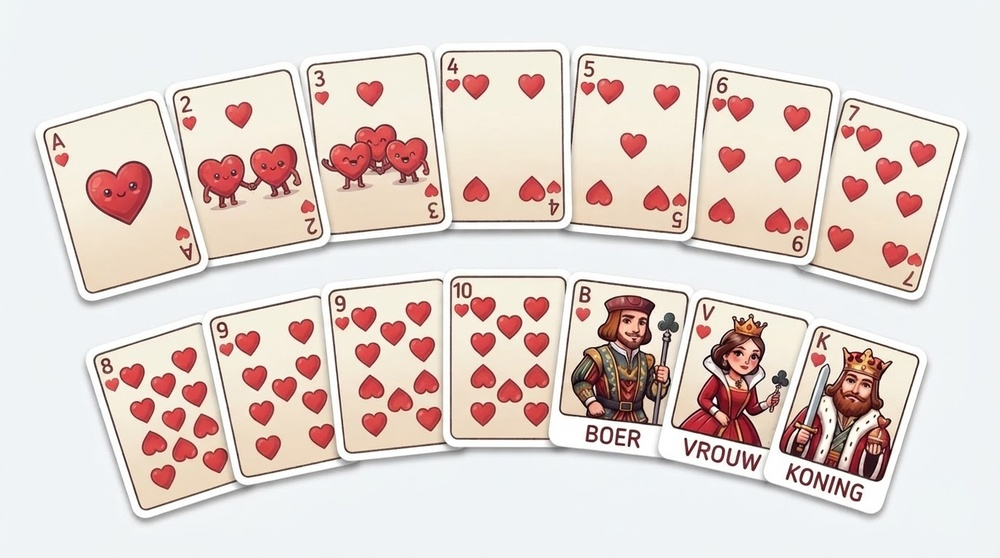
#> input picture tests/gen/kaarten_vrolijk/bron/harten.jpg, 1000 x 558 px, shrunk from 1376 x 768 before the run
$ python -i vrijstaand.py   (imports and definitions only)
#> lines starting #> are read from the running program, lines starting #| are printed output that depends on the picture; after the words box and inside, x2 and y2 are one past the last pixel; in counts of white or black regions, pixels touching at a corner belong together
#> further down, picture is the input picture: shape (558, 1000, 3); mean B, G, R 207.9, 213.1, 226.7
# Hulpje: een figuurtje van de cremekleurige kaart losmaken (doorzichtige achtergrond).
# 1. ruwe voorgrond: donker of duidelijk gekleurd; 2. de achtergrond = de rest, uitgesmeerd over de gaten (dat volgt
# ook de zachte lichtvlek op de kaart); 3. hoe ver een pixel van die achtergrond af ligt = hoe ondoorzichtig;
# 4. gaten binnen een figuur (witte tanden, glimlichtjes) worden dicht; losse spikkels, de hoekjes en (bij 2 en 3) het
# losse teken bovenaan gaan weg.
import cv2, numpy as np
HOEKEN = [(0, 0, .26, .24), (.74, .76, 1, 1)]
def vul_gaten(m):
    h, w = m.shape; f = m.copy(); z = np.zeros((h + 2, w + 2), np.uint8)
    cv2.floodFill(f, z, (0, 0), 1)
    return m | (1 - f)
def los(img, zonder_boventeken=False, t0=9, t1=26, hoeken=None):
#> called with zonder_boventeken = False, t0 = 9, t1 = 26
    hoeken = HOEKEN if hoeken is None else hoeken
    H, W = img.shape[:2]
#> H = 558; W = 1000
    lab = cv2.cvtColor(img, cv2.COLOR_BGR2LAB).astype(float)
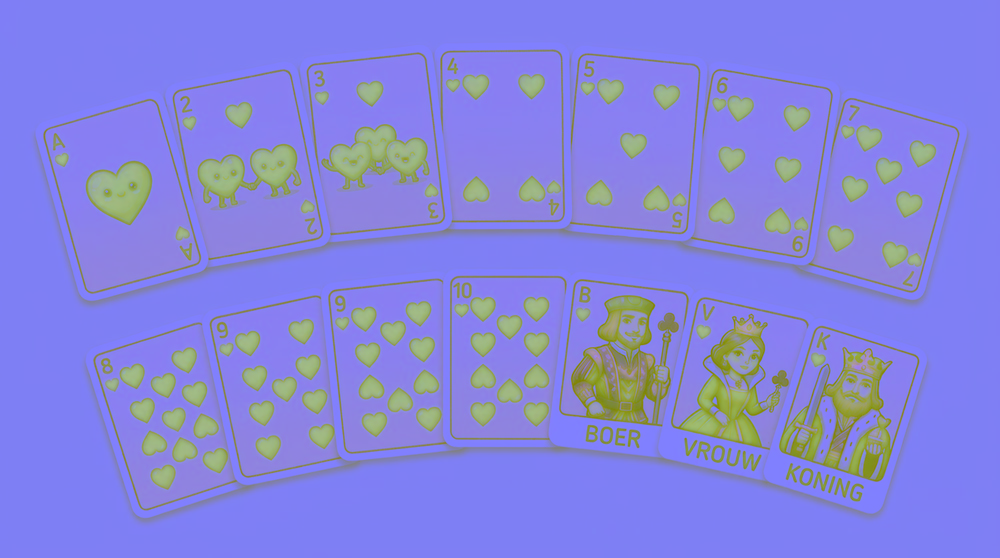
#> lab: shape (558, 1000, 3) float64; mean B, G, R 219.9, 132.5, 133.2
    ref = np.median(lab[int(H * .05):int(H * .2), int(W * .3):int(W * .7)].reshape(-1, 3), 0)
#> ref = [243, 127, 135]
    chroma = np.hypot(lab[..., 1] - ref[1], lab[..., 2] - ref[2])
    fg0 = ((lab[..., 0] < ref[0] - 30) | (chroma > 14)).astype(np.uint8)
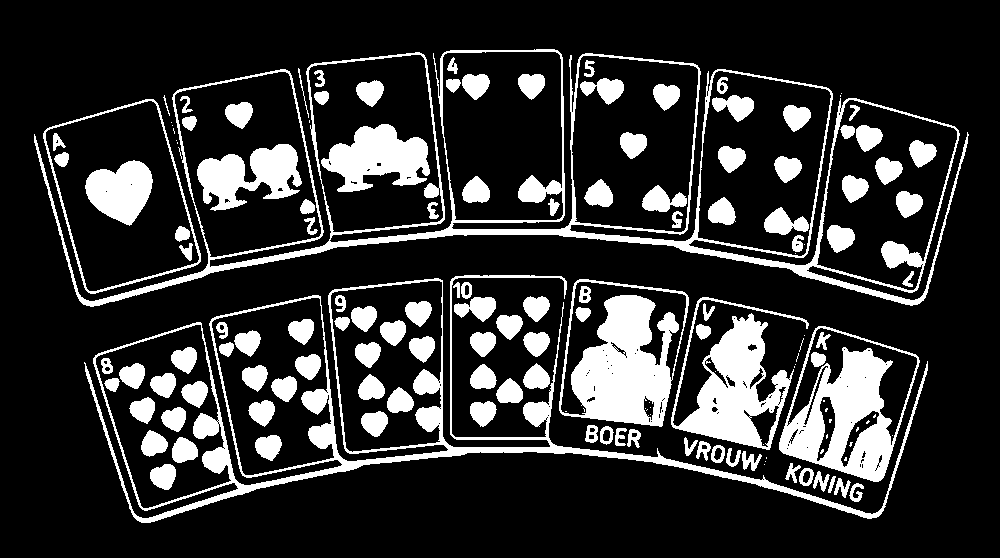
#> fg0: shape (558, 1000); values 0 (black) and 1 (white), 19.1% white; 155 white regions (39 under 20 px), largest, box (x1, y1, x2, y2) and area: (34, 49, 969, 307) 16818, (84, 275, 928, 523) 14412, (559, 279, 689, 427) 9983
    fg0 = cv2.dilate(fg0, np.ones((15, 15), np.uint8))
#> fg0: shape (558, 1000); values 0 (black) and 1 (white), 51.7% white; 55 black regions (14 under 20 px), largest, box (x1, y1, x2, y2) and area: (0, 0, 1000, 558) 212562, (450, 59, 555, 213) 9104, (65, 111, 179, 282) 8621
    keep = (1 - fg0).astype(float)
    sig = 0.06 * W
#> sig = 60
    num = cv2.GaussianBlur(lab * keep[..., None], (0, 0), sig); den = cv2.GaussianBlur(keep, (0, 0), sig)[..., None]
#> after `den = cv2.GaussianBlur(keep, (0, 0), sig)[..., None]`:
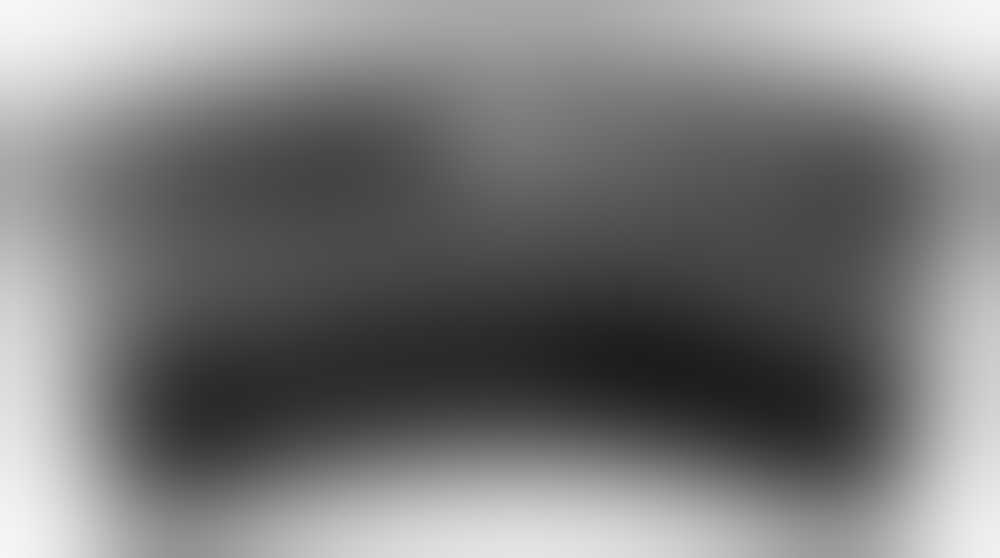
#> den: shape (558, 1000, 1) float64; min 0.114, max 0.967, mean 0.483
    lbg = num / np.maximum(den, 1e-4)
    w8 = np.minimum(den[..., 0] * 4, 1)
    for _ in range(3):   # waar alles voorgrond was: verder uitsmeren
        lbg2 = cv2.GaussianBlur(lbg * w8[..., None], (0, 0), sig * 2) / np.maximum(cv2.GaussianBlur(w8, (0, 0), sig * 2), 1e-4)[..., None]
        lbg = lbg * w8[..., None] + lbg2 * (1 - w8[..., None])
    d = np.linalg.norm(lab - lbg, axis=2)
    a = np.clip((d - t0) / (t1 - t0), 0, 1)
    rand = int(0.04 * W); a[:rand] = a[-rand:] = 0; a[:, :rand] = a[:, -rand:] = 0
#> after `rand = int(0.04 * W)`: rand = 40
#> after `a[:rand] = a[-rand:] = 0`: a: shape (558, 1000) float64; min 0, max 1, mean 0.262
#> after `a[:, :rand] = a[:, -rand:] = 0`: a: shape (558, 1000) float64; min 0, max 1, mean 0.261
    for x0, y0, x1, y1 in hoeken: a[int(y0 * H):int(y1 * H), int(x0 * W):int(x1 * W)] = 0
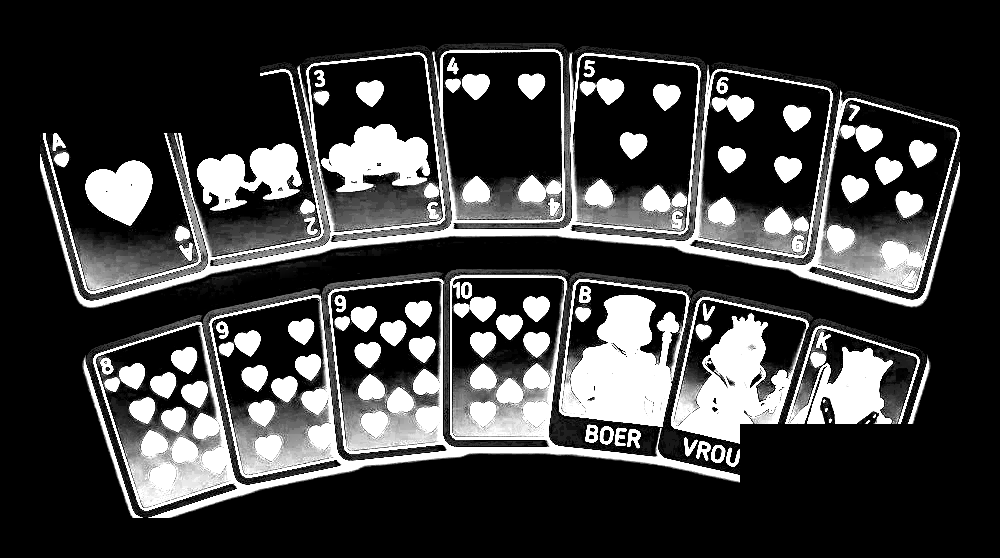
#> a: shape (558, 1000) float64; min 0, max 1, mean 0.243
    m = (a > 0.5).astype(np.uint8)
#> m: shape (558, 1000); values 0 (black) and 1 (white), 22.7% white; 341 white regions (262 under 20 px), largest, box (x1, y1, x2, y2) and area: (40, 49, 960, 308) 33714, (93, 275, 740, 518) 31749, (559, 279, 691, 427) 11024
    m = cv2.morphologyEx(m, cv2.MORPH_CLOSE, np.ones((5, 5), np.uint8))
#> m: shape (558, 1000); values 0 (black) and 1 (white), 25% white; 37 white regions (3 under 20 px), largest, box (x1, y1, x2, y2) and area: (93, 275, 740, 518) 51440, (40, 49, 960, 308) 49837, (671, 297, 809, 444) 9688
    n, labm, st, c = cv2.connectedComponentsWithStats(m)
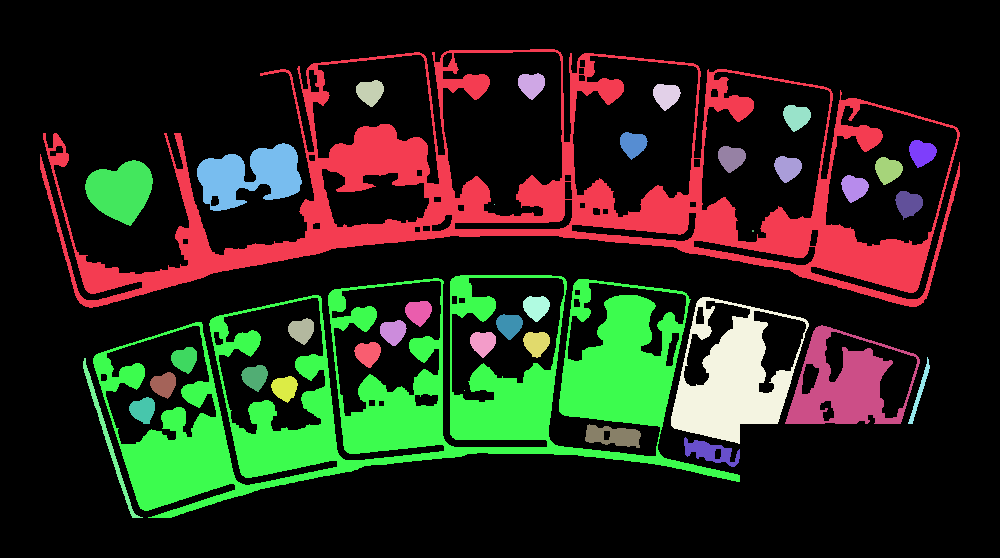
#> labm: shape (558, 1000) int32; 38 distinct labels, from 0 to 37; one colour per label, 0 black
#> n = 38; st = 38 rows, first 6: [0, 0, 1000, 558, 418439], [40, 49, 920, 259, 49837], [518, 73, 27, 27, 519], [356, 80, 28, 27, 530], [653, 84, 28, 27, 528], [783, 105, 28, 27, 530]; c = 38 pairs, first value 107.6 to 921.6, second value 84.24 to 451.6
    houd = np.zeros_like(m)
    for i in range(1, n):
        x, y, w, h, opp = st[i]
        if opp < 0.004 * H * W: continue
        if w < 0.05 * W and h > 0.12 * H: continue          # een lijntje van de kaart eronder
        if zonder_boventeken and y + h < 0.42 * H and opp < 0.05 * H * W: continue
        houd[labm == i] = 1
#> this loop made 37 passes
#> (x, y, w, h, opp) on passes 1 to 12: (40, 49, 920, 259, 49837), (518, 73, 27, 27, 519), (356, 80, 28, 27, 530), (653, 84, 28, 27, 528), (783, 105, 28, 27, 530), (620, 132, 28, 28, 529), (909, 140, 28, 28, 541), (197, 143, 105, 68, 4275), (718, 146, 28, 27, 538), (774, 156, 28, 27, 532), (875, 157, 28, 28, 543), (85, 160, 68, 66, 3021)
#> houd: shape (558, 1000); values 0 (black) and 1 (white), 22.3% white; 6 white regions, box (x1, y1, x2, y2) and area: (93, 275, 740, 518) 51440, (40, 49, 960, 308) 49837, (671, 297, 809, 444) 9688, (785, 325, 920, 424) 6333, (197, 143, 302, 211) 4275, (85, 160, 153, 226) 3021
    houd = vul_gaten(houd)
#> in vul_gaten, `cv2.floodFill(f, z, (0, 0), 1)`:
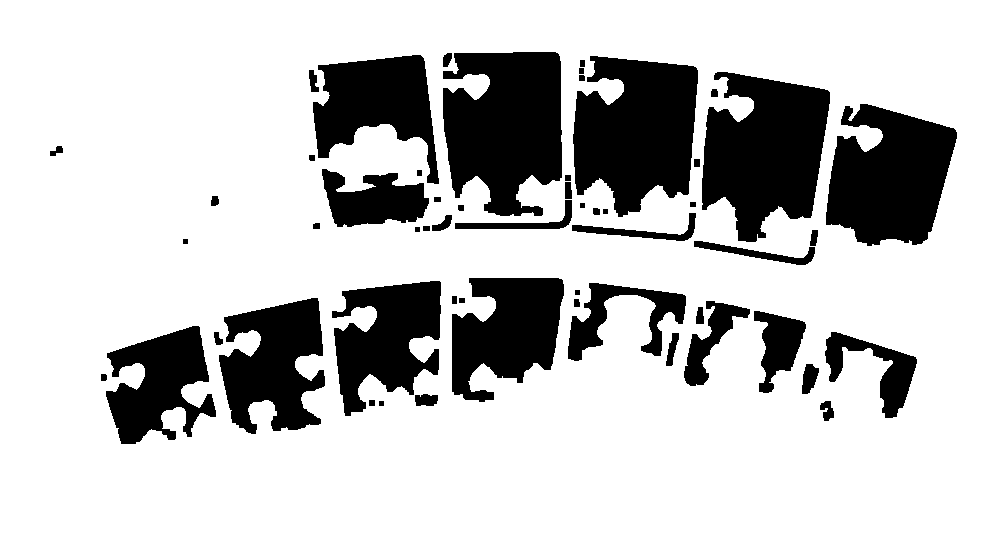
#> f: shape (558, 1000); values 0 (black) and 1 (white), 78% white; 55 black regions, largest, box (x1, y1, x2, y2) and area: (443, 52, 562, 216) 15289, (702, 72, 830, 242) 15016, (573, 56, 698, 217) 14863
#> in vul_gaten, `return m | (1 - f)`: returned value: shape (558, 1000); values 0 (black) and 1 (white), 44.3% white; 6 white regions, box (x1, y1, x2, y2) and area: (40, 49, 960, 308) 125083, (93, 275, 740, 518) 91196, (671, 297, 809, 444) 13988, (785, 325, 920, 424) 9670, (197, 143, 302, 211) 4344, (85, 160, 153, 226) 3021
    a = np.where(houd > 0, 1.0, a * cv2.dilate(houd, np.ones((7, 7), np.uint8)))
    a = cv2.GaussianBlur(a, (0, 0), 0.7)
    bg = cv2.cvtColor(np.clip(lbg, 0, 255).astype(np.uint8), cv2.COLOR_LAB2BGR).astype(float)
    al = np.maximum(a, 0.05)[..., None]
    fg = np.clip(bg + (img.astype(float) - bg) / al, 0, 255)
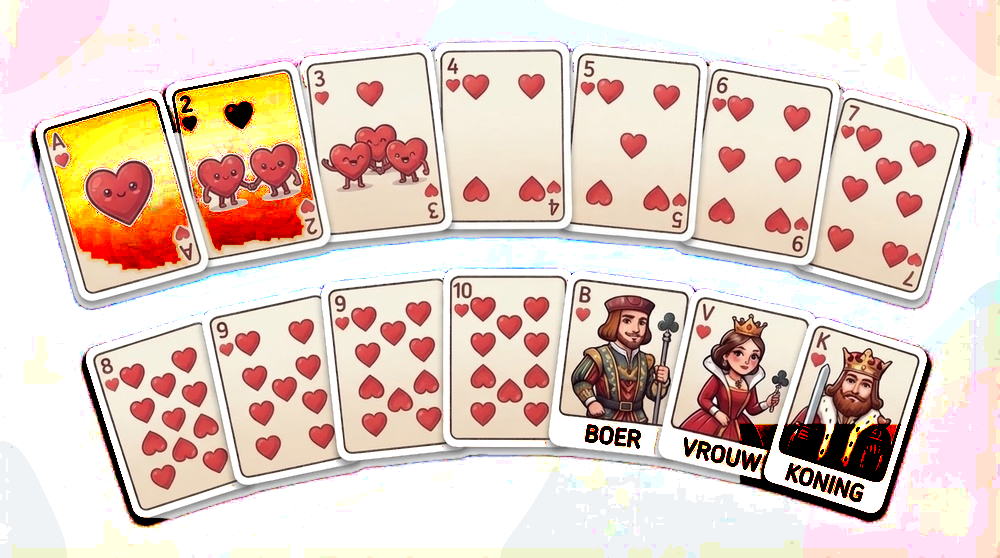
#> fg: shape (558, 1000, 3) float64; mean B, G, R 197.3, 207.5, 227.8
    fg = np.where(a[..., None] > 0.9, img.astype(float), fg)
    return np.dstack([fg.astype(np.uint8), (a * 255).astype(np.uint8)])
#> returned value: shape (558, 1000, 4)

>>> import cv2
>>> picture = cv2.imread('bron/harten.jpg')
>>> result = los(picture)
